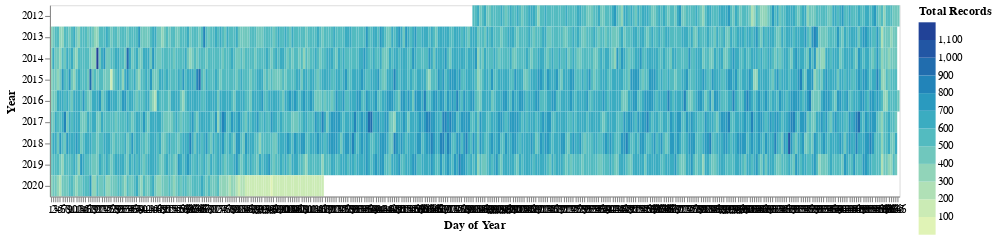

The code cell stored with this chart in its notebook:
### Markdown cell above
### Year/Day Heatmap

### Code cell
source = data_df.groupby(['year', 'dayofyear']).size().to_frame('counts').reset_index()

max = source['counts'].max()
min = source['counts'].min()

alt.Chart(source).mark_rect().encode(
    alt.X('dayofyear:O', title='Day of Year', axis=alt.Axis(labelAngle=-0, tickCount=30)),
    alt.Y('year:O', title='Year', axis=alt.Axis(labelAngle=-0)),
    alt.Color('counts', bin=alt.Bin(extent=[min, max], step=100), 
        scale=alt.Scale(scheme='yellowgreenblue'),
        legend=alt.Legend(title='Total Records')
    )
).properties(
    width=800
)

### Figure 1 — Vega-Lite specification as saved in the notebook (floating-point values rounded to 4 significant figures; data arrays with more than 128 entries replaced by an {"elided": "..."} marker saying what was removed)
{"config": {"view": {"continuousWidth": 400, "continuousHeight": 300}}, "data": {"name": "data-194fd416f3cfff4632497be6aecea01b"}, "mark": "rect", "encoding": {"color": {"type": "quantitative", "bin": {"extent": [91, 1161], "step": 100}, "field": "counts", "legend": {"title": "Total Records"}, "scale": {"scheme": "yellowgreenblue"}}, "x": {"type": "ordinal", "axis": {"labelAngle": 0, "tickCount": 30}, "field": "dayofyear", "title": "Day of Year"}, "y": {"type": "ordinal", "axis": {"labelAngle": 0}, "field": "year", "title": "Year"}}, "width": 800, "$schema": "https://vega.github.io/schema/vega-lite/v4.8.1.json", "datasets": {"data-194fd416f3cfff4632497be6aecea01b": {"elided": "2858 records"}}}
